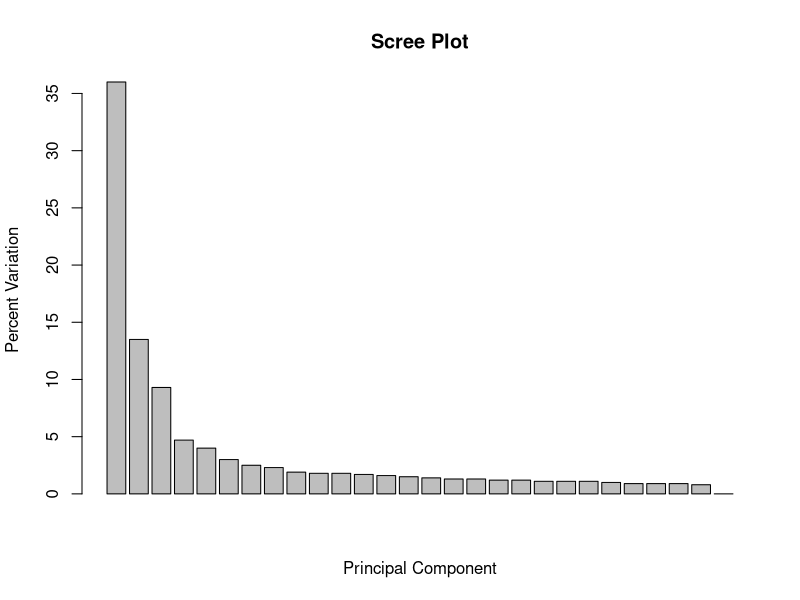
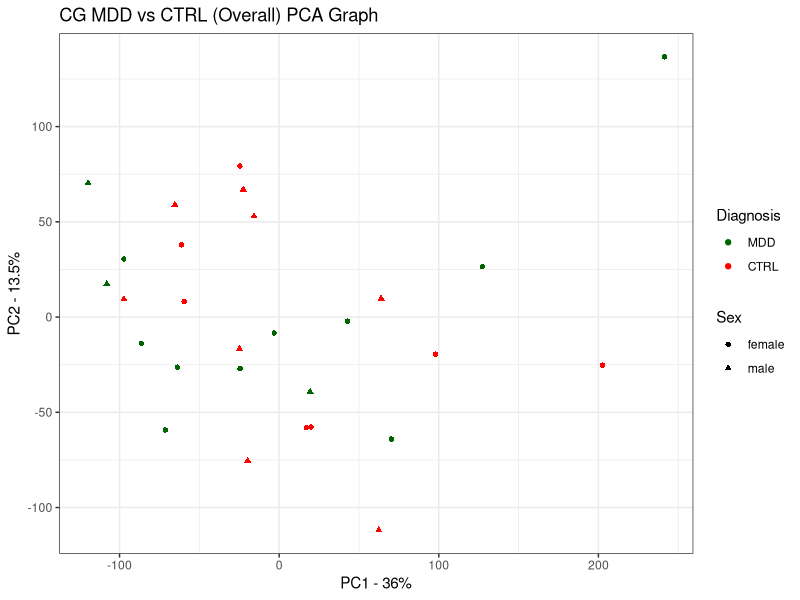

The R source for these figures, in order:
library(tidyverse)

#Load CG metadata: Comparison MDD vs. CTRL -------------------------------------
CG_metadata <- read_csv("data/GSE102556-CG-metadata.csv")
CG_count <-
  read_csv("Galaxy Count Matrix Mapped/CG/CG_Overall_Mapped_Final.csv") %>%
  column_to_rownames("Geneid")

mask <- rowSums(CG_count) > 48

CG_count_filtered <- CG_count[mask,]

#Select row and gender columns for further analysis
CG_metadata_truncated <- CG_metadata %>%
  dplyr::select(Run, gender, phenotype, medication, Cause_of_death) %>%
  column_to_rownames("Run") %>%
  as.matrix()

#Extract principal components
pca = prcomp(t(CG_count_filtered), scale = TRUE)

pca.var <- pca$sdev^2
pca.var.per <- round(pca.var/sum(pca.var)*100, 1)

barplot(pca.var.per, main="Scree Plot", xlab="Principal Component", ylab="Percent Variation")

## now make a fancy looking plot that shows the PCs and the variation:
library(ggplot2)

pca.data <- data.frame(Sample=rownames(pca$x),
                       X=pca$x[,1],
                       Y=pca$x[,2],
                       Sex=CG_metadata$gender,
                       Diagnosis=CG_metadata$phenotype)
pca.data

#remove color in line 43 and scale on line 49 when filtering by gender
ggplot(data=pca.data, aes(x=X, y=Y, label=Sample, shape = Sex, color = Diagnosis)) +
  geom_point() +
  xlab(paste("PC1 - ", pca.var.per[1], "%", sep="")) +
  ylab(paste("PC2 - ", pca.var.per[2], "%", sep="")) +
  theme_bw() +
  ggtitle("CG MDD vs CTRL (Overall) PCA Graph") +
  scale_color_manual(values = c("darkgreen", "red"), breaks = c("MDD", "CTRL"))

## get the name of the top 10 measurements (genes) that contribute
## most to pc1.
loading_scores <- pca$rotation[,1]
gene_scores <- abs(loading_scores) ## get the magnitudes
gene_score_ranked <- sort(gene_scores, decreasing=TRUE)
top_10_genes <- names(gene_score_ranked[1:10])

top_10_genes ## show the names of the top 10 genes

pca$rotation[top_10_genes,1] ## show the scores (and +/- sign)

